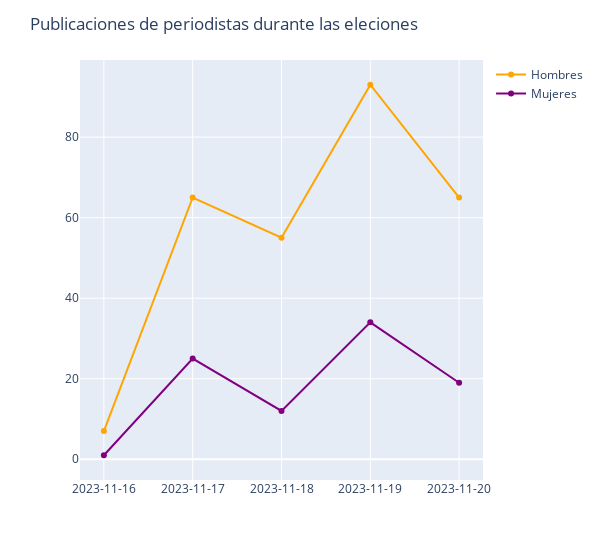

Notebook source saved alongside this figure:
### Code cell
men_elecciones = men_journalist_posts.loc[men_journalist_posts['event'].isin(['elecciones'])]
men_count = men_elecciones.groupby('dt_date').size().reset_index(name='count')

women_elecciones = women_journalist_posts.loc[women_journalist_posts['event'].isin(['elecciones'])]
women_count = women_elecciones.groupby('dt_date').size().reset_index(name='count')

fig = px.line()
fig.add_scatter(x=men_count['dt_date'], y=men_count['count'], name='Hombres', line=dict(color='orange'), hovertemplate='posts: %{y}')
fig.add_scatter(x=women_count['dt_date'], y=women_count['count'], name='Mujeres', line=dict(color='purple'), hovertemplate='posts: %{y}')
fig.update_layout(title='Publicaciones de periodistas durante las eleciones', width=600)
fig.update_xaxes(type='category')
fig.show()

### Figure 1 — Plotly figure (JSON) as saved in the notebook; plotly's stock layout.template omitted (floating-point values rounded to 4 significant figures)
{"data": [{"hovertemplate": "<extra></extra>", "legendgroup": "", "line": {"color": "#636efa", "dash": "solid"}, "marker": {"symbol": "circle"}, "mode": "lines", "name": "", "orientation": "v", "showlegend": false, "type": "scatter", "xaxis": "x", "yaxis": "y"}, {"hovertemplate": "posts: %{y}", "line": {"color": "orange"}, "name": "Hombres", "type": "scatter", "x": ["2023-11-16", "2023-11-17", "2023-11-18", "2023-11-19", "2023-11-20"], "y": [7, 65, 55, 93, 65]}, {"hovertemplate": "posts: %{y}", "line": {"color": "purple"}, "name": "Mujeres", "type": "scatter", "x": ["2023-11-16", "2023-11-17", "2023-11-18", "2023-11-19", "2023-11-20"], "y": [1, 25, 12, 34, 19]}], "layout": {"legend": {"tracegroupgap": 0}, "margin": {"t": 60}, "title": {"text": "Publicaciones de periodistas durante las eleciones"}, "width": 600, "xaxis": {"anchor": "y", "domain": [0, 1], "type": "category"}, "yaxis": {"anchor": "x", "domain": [0, 1]}}}
